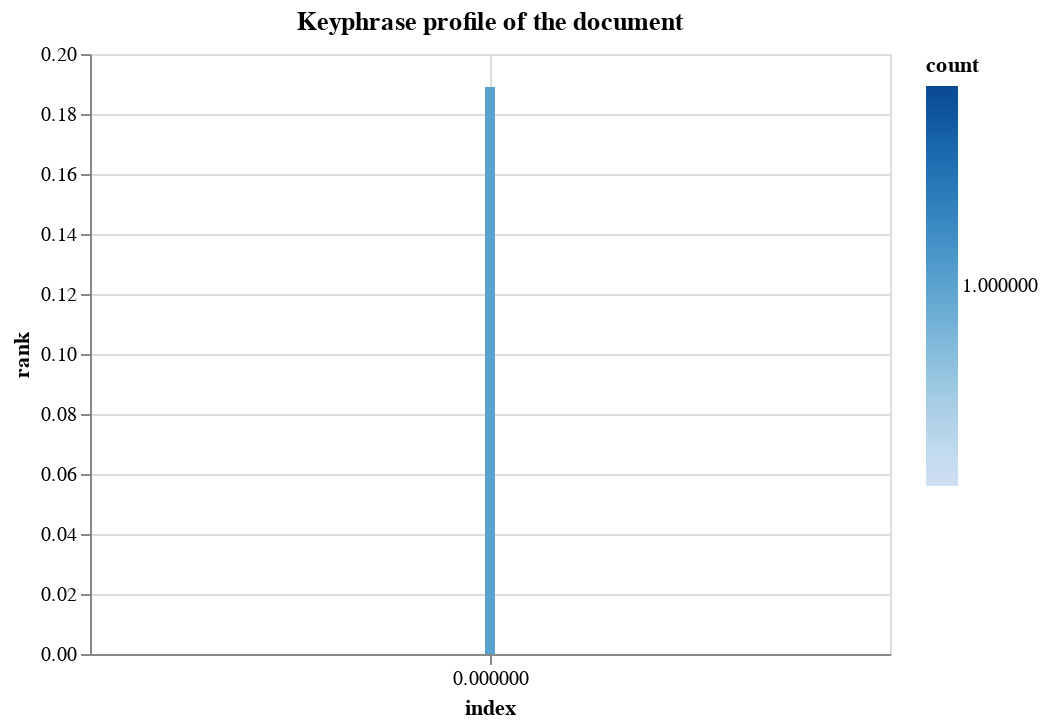

Notebook code for this chart:
### Code cell
tr.plot_keyphrases()

### Figure 1 — Vega-Lite specification as saved in the notebook (floating-point values rounded to 4 significant figures)
{"config": {"view": {"continuousWidth": 400, "continuousHeight": 300}}, "data": {"name": "data-85beb822f979f2f31821e9d205e60764"}, "mark": "bar", "encoding": {"color": {"field": "count", "type": "quantitative"}, "tooltip": [{"field": "text", "type": "nominal"}, {"field": "rank", "type": "quantitative"}, {"field": "count", "type": "quantitative"}], "x": {"field": "index", "type": "quantitative"}, "y": {"field": "rank", "type": "quantitative"}}, "title": "Keyphrase profile of the document", "$schema": "https://vega.github.io/schema/vega-lite/v4.17.0.json", "datasets": {"data-85beb822f979f2f31821e9d205e60764": [{"index": 0, "text": "Altimetrik Rebound program", "count": 1, "rank": 0.189}]}}
